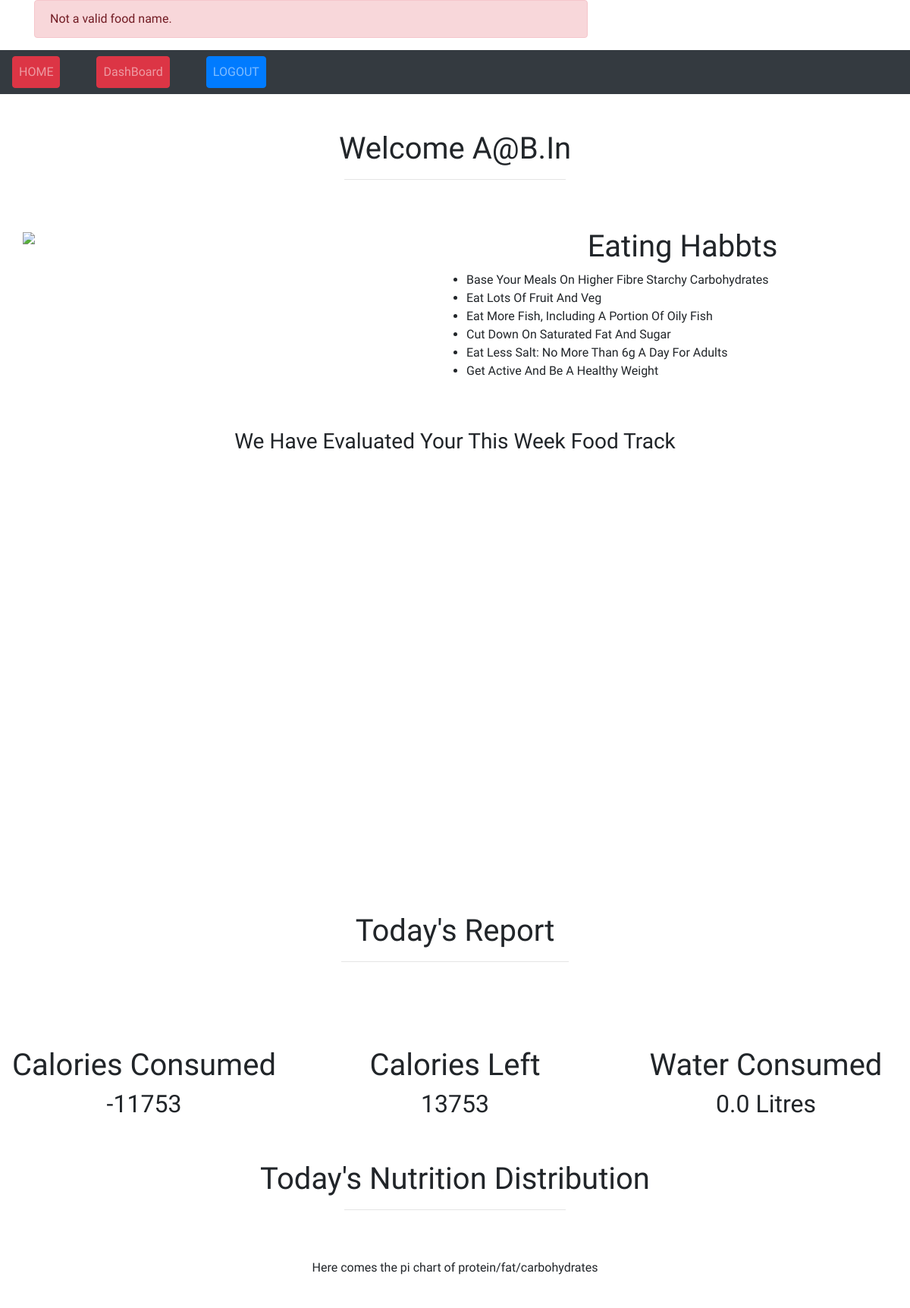
Page /dashboard (signed in, upper part) on the earlier database version.
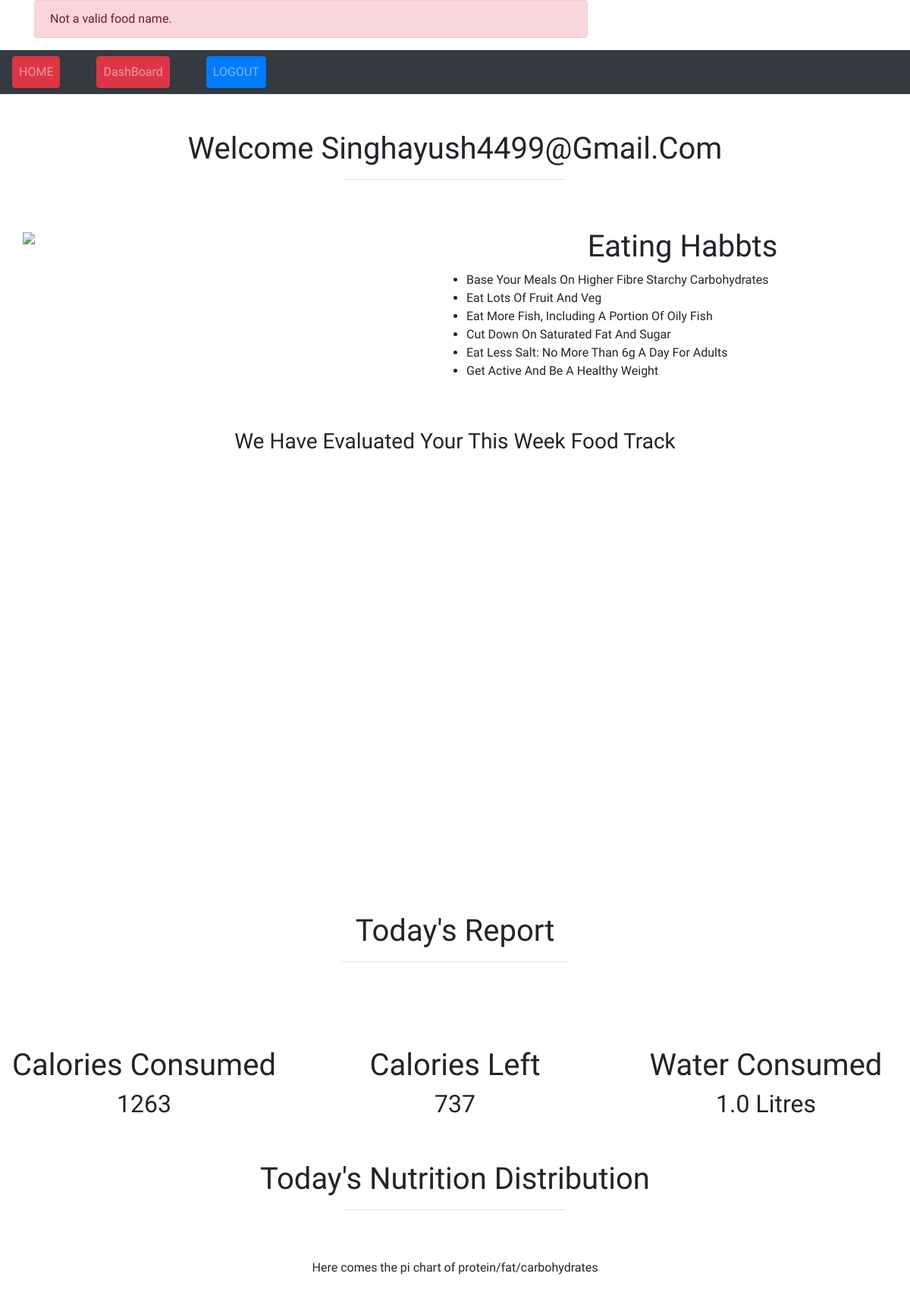
Same page on the later database version.
### hackathon/Untitled.py (models this page shows, shortened)
class User(db.Model,UserMixin):
    id = db.Column(db.Integer, primary_key=True)
    email = db.Column(db.String(120), unique=True, nullable=False)
    password = db.Column(db.String(60), nullable=False)
    image_file = db.Column(db.String(20), nullable=False, default='#')
    foods = db.relationship('Food',backref='eater',lazy=True)
    def past_n(self,n):
        list_1 = Food.query.filter_by(user_id=self.id).all()
        a = {"protien":0,"carb":0,"calorie":0}
        for food in list_1:
            today = date.today()
            todayday=today.day
            food_day = food.food_date.day
            if(food_day==todayday-n+1):
                a["protien"]+=food.protien
                a["carb"]+=food.carb
                a["calorie"]+=food.calorie
        return a
    def past_week(self):
        list_1 = Food.query.filter_by(user_id=self.id).all()
        a = {"protien":0,"carb":0,"calorie":0}
        for food in list_1:
                a["protien"]+=food.protien
                a["carb"]+=food.carb
                a["calorie"]+=food.calorie
        return a
    def getWater(self):
        list_1 = Food.query.filter_by(user_id=self.id, food_name="water" or "Water" or "WATER").all()
        a = 0.0
        for food in list_1:
            a+=food.quantity
        return a

class Food(db.Model):
    id= db.Column(db.Integer,primary_key=True)
    food_name= db.Column(db.String(20),unique = False, nullable= False)
    user_id = db.Column(db.Integer, db.ForeignKey('user.id'), nullable=False)
    food_date = db.Column(db.Date, nullable=False,default=date.today())
    quantity = db.Column(db.Float, nullable=False, default =1)
    protien = db.Column(db.Float, nullable = False,default =0)
    calorie = db.Column(db.Float, nullable = False,default =0)
    carb = db.Column(db.Float, nullable = False,default =0)

### hackathon/Untitled.py (the view, shortened to what this page needs)
@app.route("/dashboard", methods = ['GET','POST'])
def dash():
    user = current_user
    form = FoodForm()
    flash('Not a valid food name.','danger')
    return render_template("dashboard.html",user = user, form= form, date= date.today())

### hackathon/Untitled.py (called while the page is built)
@login_manager.user_loader
def load_user(user_id):
    return User.query.get(int(user_id))

### hackathon/templates/dashboard.html (shortened to what the changed rows need)
<!DOCTYPE html>
<html>
<head>
  <link rel="stylesheet" href="https://maxcdn.bootstrapcdn.com/bootstrap/4.4.1/css/bootstrap.min.css">
</head>
<body>
  <section id="WeekPerformance">
              <div class="container-fluid">
            <h1 class="text-capitalize text-center pt-5">Welcome {{user.email}}</h1>
            <hr class="w-25 mx-auto pt-5">
		            <div class="row">
		               <div class="col-lg-6 col-md-6 col-sd-12"> <img src="https://images.unsplash.com/photo-1466637574441-749b8f19452f?ixlib=rb-1.2.1&ixid=eyJhcHBfaWQiOjEyMDd9&auto=format&fit=crop&w=500&q=80" class="container-fluid"></div>
 						 <div class="col-sd-12 col-md-6 col-12">
           					 <h1 class="text-center text-capitalize">Eating Habbts </h1>
		   	       		  </div>
		   	       		</div>
           				 <h3 class="text-center text-capitalize pt-5">We have evaluated your this week Food Track</h3>
         			 </div>
                {% set w1 = (user.past_week()['protien'] + 1)%}
                {% set w2 = user.past_week()['carb'] +1 %}
                {% set w3 = user.past_week()['calorie'] +1 %}
                {% set a1= date.day-1 %}
                {% set a2= date.day-2 %}
                {% set a3= date.day-3 %}
  </section>
  <section id="Today's performance">
            <div class="row">
             <div class="container-fluid ">
                  <h1 class="text-capitalize text-center pt-5">Today's Report</h1>
                </div>
                 {% set a = user.past_n(1)["calorie"]%}
                 {% set b = 2000 - a %}
               <div class="col-md-6 col-sd-12 col-lg-4">
                 <h1 class="text-capitalize text-center pt-5">Calories Consumed</h1>
                 <h2 class="text-capitalize text-center">{{b | int}}</h2>
               </div>
               <div class="col-md-6 col-sd-12 col-lg-4">
                 <h1 class="text-capitalize text-center pt-5">Calories Left</h1>
                 <h2 class="text-capitalize text-center">{{a | int}}</h2>
               </div>
                <div class="col-md-6 col-sd-12 col-lg-4">
                 <h1 class="text-capitalize text-center pt-5">Water Consumed</h1>
                 <h2 class="text-capitalize text-center">{{user.getWater()}} Litres</h2>
               </div>
                </div>
                <div class="container-fluid  pt-5 " id="TND">
                  <h1 class="text-center text-capitalize ">Today's Nutrition Distribution</h1>
                </div>
</section>
</body>
</html>

Differences in the rows shown:
changed User: email "A@b.in" → "Singhayush4499@gmail.com"; getWater (not shown) → "1.0"
Other differences:
{{ b | int }}: "-11753" → "1263"
{{ a | int }}: "13753" → "737"
{{ user.getWater() }}: "0.0" → (not shown)
